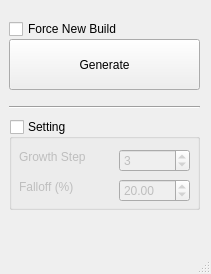
<?xml version="1.0" encoding="UTF-8"?>
<ui version="4.0">
 <class>MainWindow</class>
 <widget class="QMainWindow" name="MainWindow">
  <property name="geometry">
   <rect>
    <x>0</x>
    <y>0</y>
    <width>211</width>
    <height>274</height>
   </rect>
  </property>
  <property name="windowTitle">
   <string>Defomer on Surface</string>
  </property>
  <widget class="QWidget" name="centralwidget">
   <layout class="QVBoxLayout" name="verticalLayout_2">
    <item>
     <widget class="QFrame" name="frame">
      <property name="frameShape">
       <enum>QFrame::NoFrame</enum>
      </property>
      <property name="frameShadow">
       <enum>QFrame::Raised</enum>
      </property>
      <widget class="QPushButton" name="btn_run">
       <property name="geometry">
        <rect>
         <x>0</x>
         <y>30</y>
         <width>191</width>
         <height>51</height>
        </rect>
       </property>
       <property name="sizePolicy">
        <sizepolicy hsizetype="Minimum" vsizetype="Fixed">
         <horstretch>0</horstretch>
         <verstretch>0</verstretch>
        </sizepolicy>
       </property>
       <property name="text">
        <string>Generate</string>
       </property>
      </widget>
      <widget class="QCheckBox" name="cB_forceNew">
       <property name="geometry">
        <rect>
         <x>0</x>
         <y>10</y>
         <width>131</width>
         <height>20</height>
        </rect>
       </property>
       <property name="text">
        <string>Force New Build</string>
       </property>
      </widget>
      <widget class="Line" name="line_3">
       <property name="geometry">
        <rect>
         <x>0</x>
         <y>90</y>
         <width>191</width>
         <height>16</height>
        </rect>
       </property>
       <property name="orientation">
        <enum>Qt::Horizontal</enum>
       </property>
      </widget>
      <widget class="QGroupBox" name="gB_setting">
       <property name="geometry">
        <rect>
         <x>0</x>
         <y>110</y>
         <width>191</width>
         <height>91</height>
        </rect>
       </property>
       <property name="title">
        <string>Setting</string>
       </property>
       <property name="checkable">
        <bool>true</bool>
       </property>
       <property name="checked">
        <bool>false</bool>
       </property>
       <widget class="QDoubleSpinBox" name="dSB_falloff">
        <property name="geometry">
         <rect>
          <x>110</x>
          <y>60</y>
          <width>71</width>
          <height>23</height>
         </rect>
        </property>
        <property name="maximum">
         <double>100.000000000000000</double>
        </property>
        <property name="singleStep">
         <double>0.100000000000000</double>
        </property>
        <property name="value">
         <double>20.000000000000000</double>
        </property>
       </widget>
       <widget class="QLabel" name="label_2">
        <property name="geometry">
         <rect>
          <x>10</x>
          <y>30</y>
          <width>91</width>
          <height>16</height>
         </rect>
        </property>
        <property name="text">
         <string>Growth Step</string>
        </property>
       </widget>
       <widget class="QSpinBox" name="sB_growth">
        <property name="geometry">
         <rect>
          <x>110</x>
          <y>30</y>
          <width>71</width>
          <height>23</height>
         </rect>
        </property>
        <property name="value">
         <number>3</number>
        </property>
       </widget>
       <widget class="QLabel" name="label">
        <property name="geometry">
         <rect>
          <x>10</x>
          <y>60</y>
          <width>91</width>
          <height>16</height>
         </rect>
        </property>
        <property name="text">
         <string>Falloff (%)</string>
        </property>
       </widget>
      </widget>
     </widget>
    </item>
   </layout>
  </widget>
  <widget class="QMenuBar" name="menubar">
   <property name="geometry">
    <rect>
     <x>0</x>
     <y>0</y>
     <width>211</width>
     <height>29</height>
    </rect>
   </property>
  </widget>
  <widget class="QStatusBar" name="statusbar"/>
 </widget>
 <resources/>
 <connections/>
</ui>
